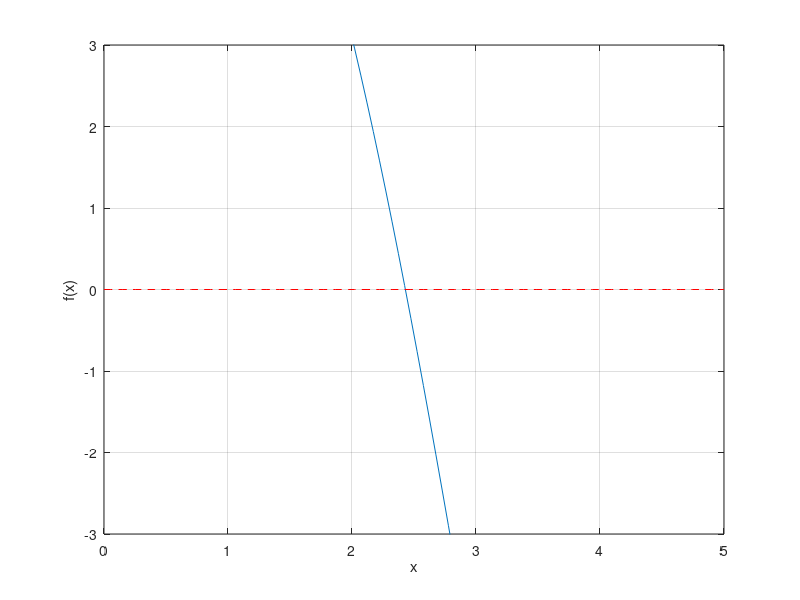

This figure's MATLAB source:
% Solvers                                                 February 28, 2022
% Prof. M Diaz Maldonado
%
% Synopsis:
% Plots the function f(x) = 8 – 4.5 (x – sin x) in a range where f(x)
% undergoes a sign change.
%
% Sinopsis:
% Grafica la funcion f(x) = 8 – 4.5 (x – sin x) en un rango donde f(x)
% muestra un cambio de signo.
%
%
% Copyright (c) 2022 Misael Diaz-Maldonado
% This file is released under the GNU General Public License as published
% by the Free Software Foundation, either version 3 of the License, or
% (at your option) any later version.

clear
close all
clc

x = linspace(0, 5, 100);
y = 8 - 4.5 * ( x - sin(x) );

plot(x, y); hold on	% hold on enables multiple plots in the same figure
plot(x, zeros( size(x) ), '--r')	% horizontal line (optional)
ylim([-3, 3])
xlabel('x')
ylabel('f(x)')
grid on

% exports figure in PNG format with 300 DPI
print('graph.png', '-dpng', '-r300')
